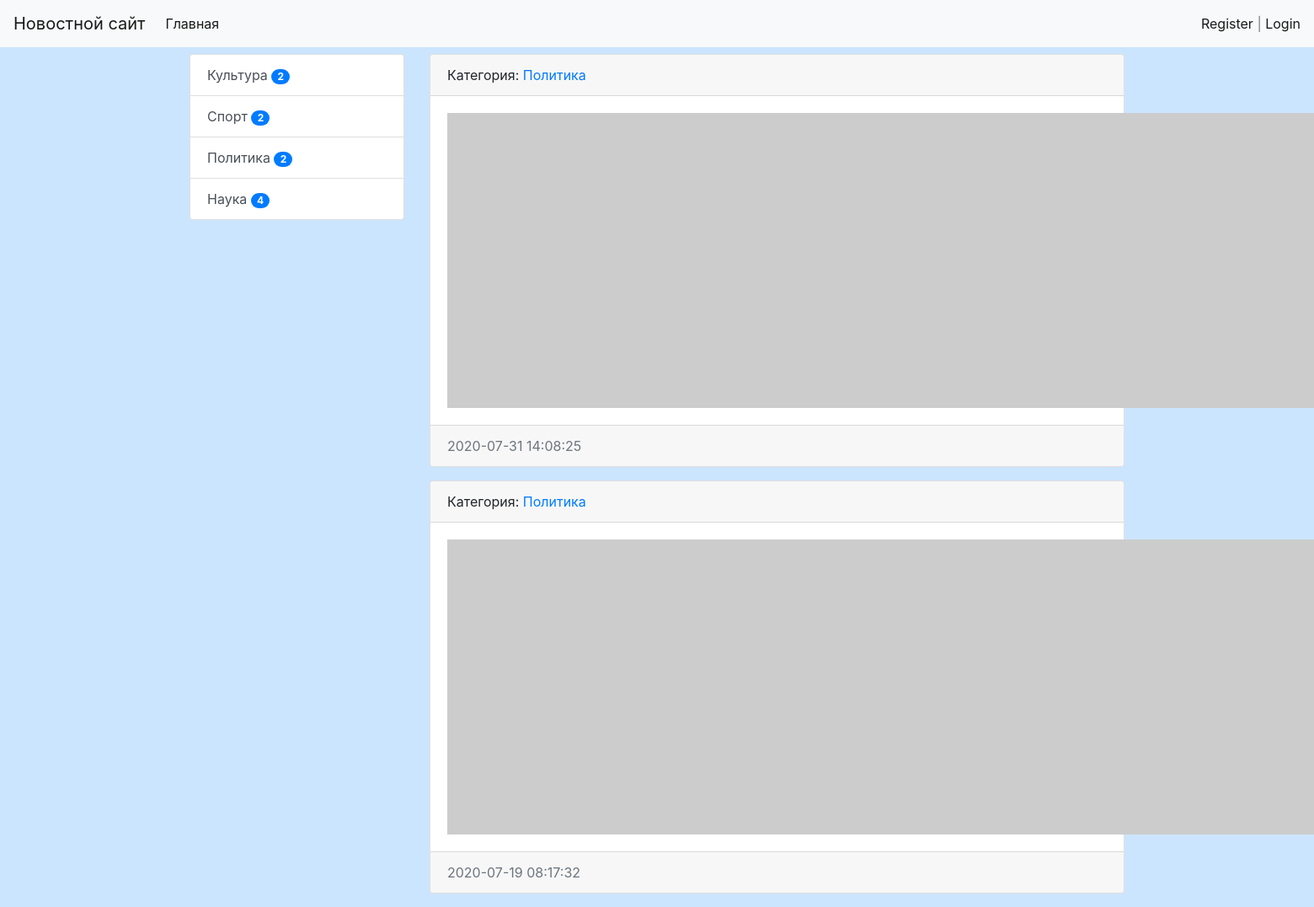
Page /category/3/ on the earlier database version.
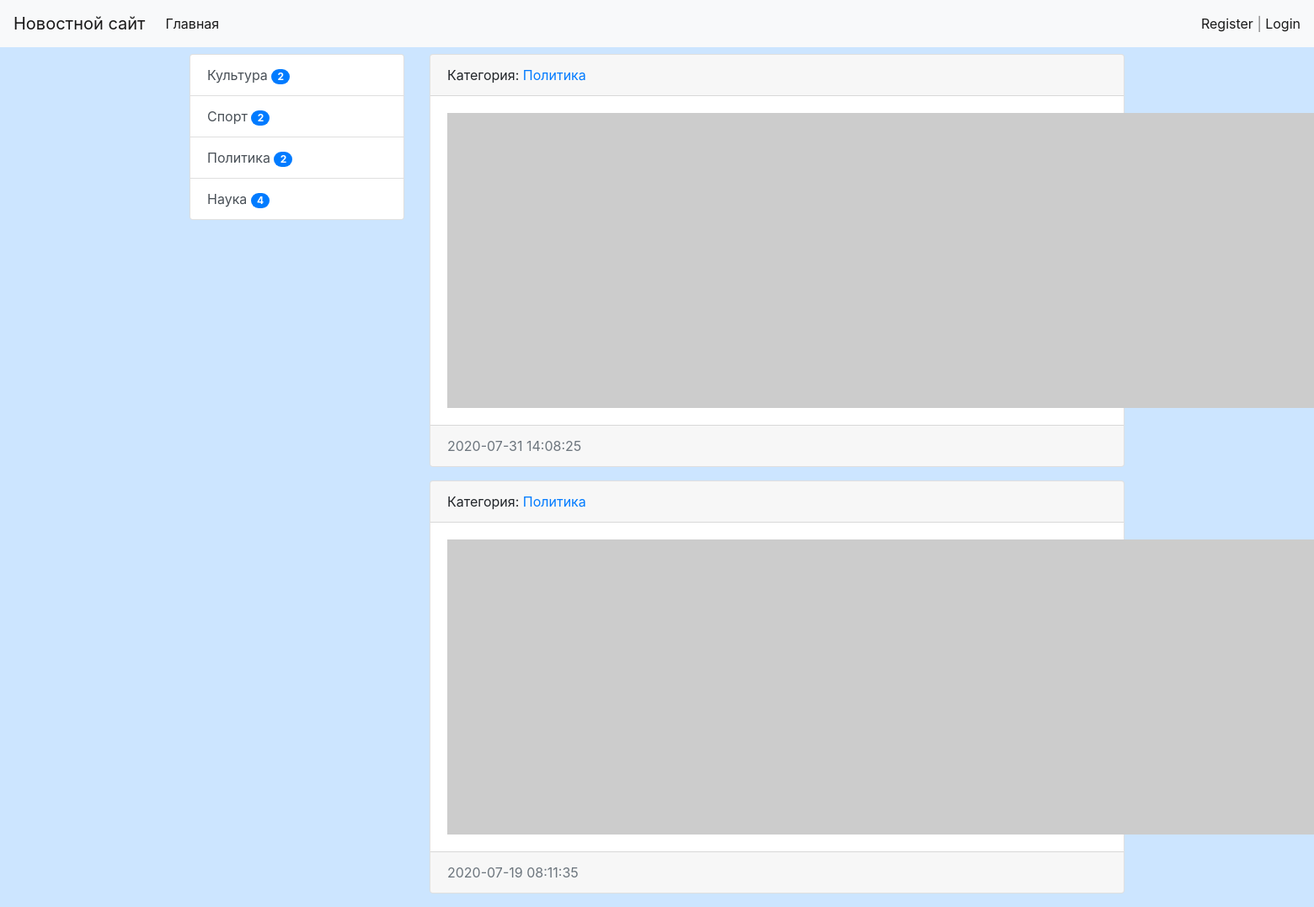
Same page on the later database version.
### news/models.py (models this page shows, shortened)
class Category(models.Model):
    title = models.CharField(max_length=150, db_index=True, verbose_name='Наименование категории')
    def get_absolute_url(self):
        return reverse_lazy('category', kwargs={"category_id": self.pk})
    class Meta:
        verbose_name = 'Категория'
        verbose_name_plural = 'Категории'
        ordering = ['title']

class News(models.Model):
    title = models.CharField(max_length=150, verbose_name='Наименование')
    content = models.TextField(blank=True, verbose_name='Контент')
    created_at = models.DateTimeField(auto_now_add=True, verbose_name='Дата публикации')
    update_at = models.DateTimeField(auto_now=True, verbose_name='Обновлено')
    photo = models.ImageField(upload_to='photos/%Y/%m/%d/', verbose_name='Изображение', blank=True)
    is_published = models.BooleanField(default=True, verbose_name='Состояние публикации')
    category = models.ForeignKey('Category', on_delete=models.PROTECT, verbose_name='Категория', related_name='get_news')
    views = models.IntegerField(default=0)
    def get_absolute_url(self):
        return reverse_lazy('view_news', kwargs={"pk": self.pk})
    class Meta:
        verbose_name = 'Новость'
        verbose_name_plural = 'Новости'
        ordering = ['-created_at']

### news/views.py (the view)
# urls.py: path('category/<int:category_id>/', NewsByCategory.as_view(), name='category'),
class NewsByCategory(MyMixin, ListView):
    model = News
    template_name = 'news/home_news_list.html'
    context_object_name = 'news'
    allow_empty = False
    paginate_by = 2
    def get_queryset(self):
        return News.objects.filter(category_id=self.kwargs['category_id'], is_published=True).select_related('category')
    def get_context_data(self, *, object_list=None, **kwargs):
        context = super().get_context_data(**kwargs)
        context['title'] = self.get_upper(Category.objects.get(pk=self.kwargs['category_id']))
        return context

### news/templatetags/news_tags.py (called while the page is built)
@register.inclusion_tag('news/list_categories.html')
def show_categories(arg1='Hello', arg2='world'):
    categories = Category.objects.annotate(cnt=Count('get_news', filter=F('get_news__is_published'))).filter(cnt__gt=0)
    return {"categories": categories, "arg1": arg1, "arg2": arg2}

### news/utils.py (called while the page is built)
    def get_upper(self, s):
        if isinstance(s, str):
            return s.upper()
        else:
            return s.title.upper()

### news/templates/news/home_news_list.html (shortened to what this page needs)
{% extends 'base.html' %}
{% block sidebar %}
{% include 'inc/_sidebar.html' %}
{% endblock %}
{% block content %}
    {% for item in news %}
    <div class="card mb-3">
        <div class="card-header">
            Категория: <a href="{{ item.category.get_absolute_url }}">{{ item.category.title }}</a>
        </div>
        <div class="card-body">
            <div class="media">
                {% if item.photo %}
                <img src="{{ item.photo.url }}" alt="" width="350" class="mr-3">
                {% else %}
                <img src="https://picsum.photos/id/1060/350/235/?blur=2" alt="" class="mr-3">
                {% endif %}
            </div>
        </div>
        <div class="card-footer text-muted">
            {{ item.created_at|date:"Y-m-d H:i:s" }}
        </div>
    </div>
    {% endfor %}
</div>
{% endblock %}

### news/templates/news/list_categories.html
<div class="list-group">
    {% for item in categories %}
    <a href="{{ item.get_absolute_url }}" class="list-group-item list-group-item-action">{{ item.title }} <span class="badge badge-primary badge-pill">{{ item.cnt }}</span> </a>
    {% endfor %}
</div>
</div>

Differences in the rows shown:
no longer on this page (row edited): News: category "Политика", created_at "2020-07-19 08:17:32"
now on this page (row edited): News: category "Политика", created_at "2020-07-19 08:11:35"
